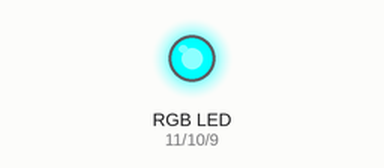
Bench run of a sketch on a simulated Arduino Uno, built with avr-gcc and run on an emulated ATmega328P. On the bench: an RGB LED mixed from three pins (HIGH = lit).

Above: at 0.1 s.
Timing chart, 0 to 1.6 s (numbered marks = the images above):
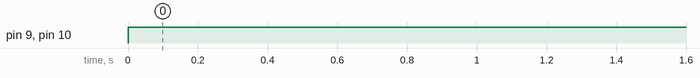

The sketch:

RGB_sensor.ino
```cpp
int LDR = 2;       // select the input pin for the LDR
int ledBlue = 9;   // select the pin for the LED
int ledGreen = 10;
int ledRed = 11;
int val = 0;       // variable to store the value coming from the sensor


void setup() {
  pinMode(LDR, INPUT);       // declare the LDR as an INPUT
  pinMode(ledBlue, OUTPUT);  // declare the ledPin as an OUTPUT
  pinMode(ledGreen, OUTPUT);
  pinMode(ledRed, OUTPUT);
  Serial.println(9600);

}

void loop() {
  Serial.begin(9600);
  val = analogRead(LDR);       // read the value from the sensor

   color(255, 0, 0);	// turn the RGB LED red
          delay(val*1000);	// delay for 1 second
          color(0,255, 0);	// turn the RGB LED green
          delay(val*1000);	// delay for 1 second
          color(0, 0, 255);	// turn the RGB LED blue
          delay(val*1000);	// delay for 1 second

//          // Example blended colors:
//          color(255,255,0);	// turn the RGB LED yellow
//          delay(1000);	// delay for 1 second
//          color(255,255,255);	// turn the RGB LED white
//          delay(1000);	// delay for 1 second
//          color(128,0,255);	// turn the RGB LED purple
//          delay(1000);	// delay for 1 second
//          color(0,0,0);	// turn the RGB LED off
//          delay(1000);	// delay for 1 second
}
 // Basic colors:

void color (unsigned char red, unsigned char green, unsigned char blue)     // the color generating function
{
          analogWrite(ledRed, 255-red);
          analogWrite(ledBlue, 255-blue);
          analogWrite(ledGreen, 255-green);
}
```

Measured:
- by itself, pin 9 (ledBlue), pin 10 (ledGreen): LOW → HIGH at 0.00 s
